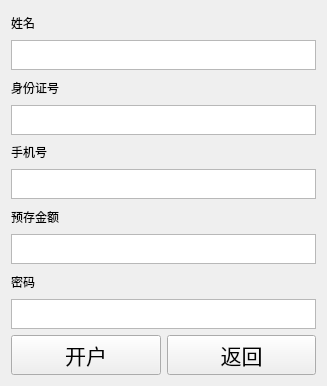
<?xml version="1.0" encoding="UTF-8"?>
<ui version="4.0">
 <class>SetupWindow</class>
 <widget class="QWidget" name="SetupWindow">
  <property name="geometry">
   <rect>
    <x>0</x>
    <y>0</y>
    <width>327</width>
    <height>386</height>
   </rect>
  </property>
  <property name="windowTitle">
   <string>开户</string>
  </property>
  <layout class="QGridLayout" name="gridLayout">
   <item row="1" column="0">
    <widget class="QPushButton" name="setupButton">
     <property name="font">
      <font>
       <pointsize>16</pointsize>
      </font>
     </property>
     <property name="text">
      <string>开户</string>
     </property>
    </widget>
   </item>
   <item row="0" column="0" colspan="2">
    <layout class="QVBoxLayout" name="verticalLayout">
     <item>
      <widget class="QLabel" name="nameLabel">
       <property name="text">
        <string>姓名</string>
       </property>
      </widget>
     </item>
     <item>
      <widget class="QPlainTextEdit" name="nameTextEdit">
       <property name="sizePolicy">
        <sizepolicy hsizetype="Expanding" vsizetype="Fixed">
         <horstretch>0</horstretch>
         <verstretch>0</verstretch>
        </sizepolicy>
       </property>
       <property name="minimumSize">
        <size>
         <width>0</width>
         <height>30</height>
        </size>
       </property>
       <property name="maximumSize">
        <size>
         <width>16777215</width>
         <height>30</height>
        </size>
       </property>
      </widget>
     </item>
     <item>
      <widget class="QLabel" name="identityLabel">
       <property name="text">
        <string>身份证号</string>
       </property>
      </widget>
     </item>
     <item>
      <widget class="QPlainTextEdit" name="identityTextEdit">
       <property name="sizePolicy">
        <sizepolicy hsizetype="Expanding" vsizetype="Fixed">
         <horstretch>0</horstretch>
         <verstretch>0</verstretch>
        </sizepolicy>
       </property>
       <property name="minimumSize">
        <size>
         <width>0</width>
         <height>30</height>
        </size>
       </property>
       <property name="maximumSize">
        <size>
         <width>16777215</width>
         <height>30</height>
        </size>
       </property>
      </widget>
     </item>
     <item>
      <widget class="QLabel" name="phoneLabel">
       <property name="text">
        <string>手机号</string>
       </property>
      </widget>
     </item>
     <item>
      <widget class="QPlainTextEdit" name="phoneTextEdit">
       <property name="sizePolicy">
        <sizepolicy hsizetype="Expanding" vsizetype="Fixed">
         <horstretch>0</horstretch>
         <verstretch>0</verstretch>
        </sizepolicy>
       </property>
       <property name="minimumSize">
        <size>
         <width>0</width>
         <height>30</height>
        </size>
       </property>
       <property name="maximumSize">
        <size>
         <width>16777215</width>
         <height>30</height>
        </size>
       </property>
      </widget>
     </item>
     <item>
      <widget class="QLabel" name="balanceLabel">
       <property name="text">
        <string>预存金额</string>
       </property>
      </widget>
     </item>
     <item>
      <widget class="QPlainTextEdit" name="balanceTextEdit">
       <property name="sizePolicy">
        <sizepolicy hsizetype="Expanding" vsizetype="Fixed">
         <horstretch>0</horstretch>
         <verstretch>0</verstretch>
        </sizepolicy>
       </property>
       <property name="minimumSize">
        <size>
         <width>0</width>
         <height>30</height>
        </size>
       </property>
       <property name="maximumSize">
        <size>
         <width>16777215</width>
         <height>30</height>
        </size>
       </property>
      </widget>
     </item>
     <item>
      <widget class="QLabel" name="passwordLabel">
       <property name="text">
        <string>密码</string>
       </property>
      </widget>
     </item>
     <item>
      <widget class="QPlainTextEdit" name="passwordTextEdit">
       <property name="sizePolicy">
        <sizepolicy hsizetype="Expanding" vsizetype="Fixed">
         <horstretch>0</horstretch>
         <verstretch>0</verstretch>
        </sizepolicy>
       </property>
       <property name="minimumSize">
        <size>
         <width>0</width>
         <height>30</height>
        </size>
       </property>
       <property name="maximumSize">
        <size>
         <width>16777215</width>
         <height>30</height>
        </size>
       </property>
      </widget>
     </item>
    </layout>
   </item>
   <item row="1" column="1">
    <widget class="QPushButton" name="backButton">
     <property name="font">
      <font>
       <pointsize>16</pointsize>
      </font>
     </property>
     <property name="text">
      <string>返回</string>
     </property>
    </widget>
   </item>
  </layout>
 </widget>
 <resources>
  <include location="../resources.qrc"/>
 </resources>
 <connections/>
</ui>
